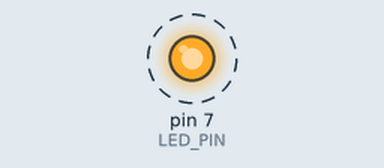
The sketch below on a simulated Arduino Uno, built with avr-gcc and run on an emulated ATmega328P. Parts: output pins drawn as LEDs (lit = HIGH). Dashed ring = blinking.

Above: at 0.5 s.
Timing chart, 0 to 4.6 s (numbered marks = the images above):
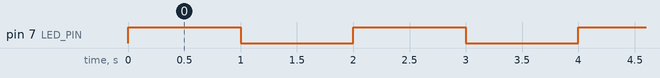

The sketch:

blinking-lights.ino
```cpp
//blinkling led which blinks and lights 1s//

const int LED_PIN=7;

void setup() {
  pinMode(LED_PIN, OUTPUT);
}

void loop() {
  digitalWrite(LED_PIN, HIGH);
  delay(1000);
  digitalWrite(LED_PIN, LOW);
  delay(1000);
}
```

Measured:
- by itself, pin 7 (LED_PIN): alternates HIGH for 1.0 s and LOW for 1.0 s
